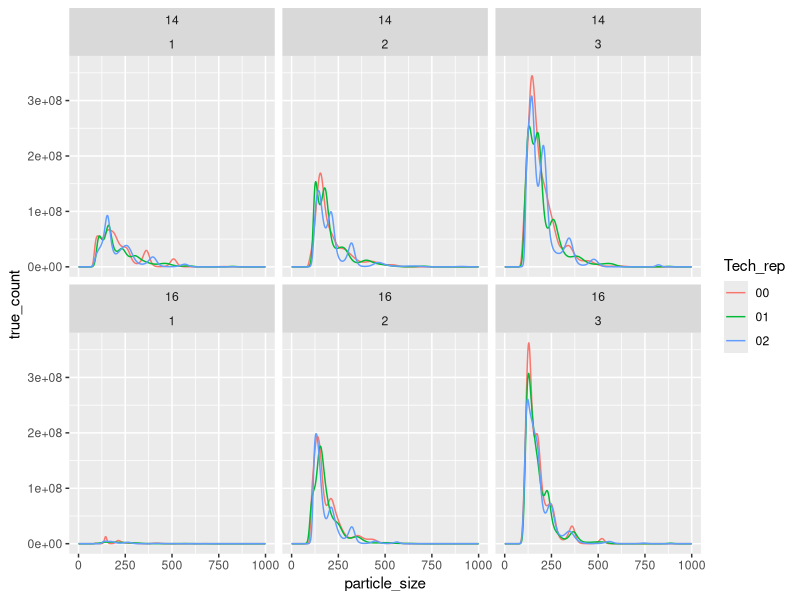

The R script that drew this image:
## ---- chunk 1
library(tidyverse)
library(cowplot)
library(broom)
## ---- chunk 2
raw_data <- read_csv("nanosight_data.csv")

data <- raw_data %>% 
  gather(samples,count,2:19) %>% 
  separate(samples, into = c("GD", "Aliquot","Dilution", "Injection", "Tech_rep")) %>% 
  mutate_at(vars(GD,Aliquot,Injection,Tech_rep),as.factor) %>% 
  mutate_at(vars(Dilution),as.numeric) %>% 
  mutate(true_count = Dilution * count)

data

## ---- chunk 3
data %>%
  ggplot(aes(x = particle_size, y = true_count, color = Tech_rep)) +
  geom_line()+
  facet_wrap(GD~Aliquot)

## ---- chunk 4

